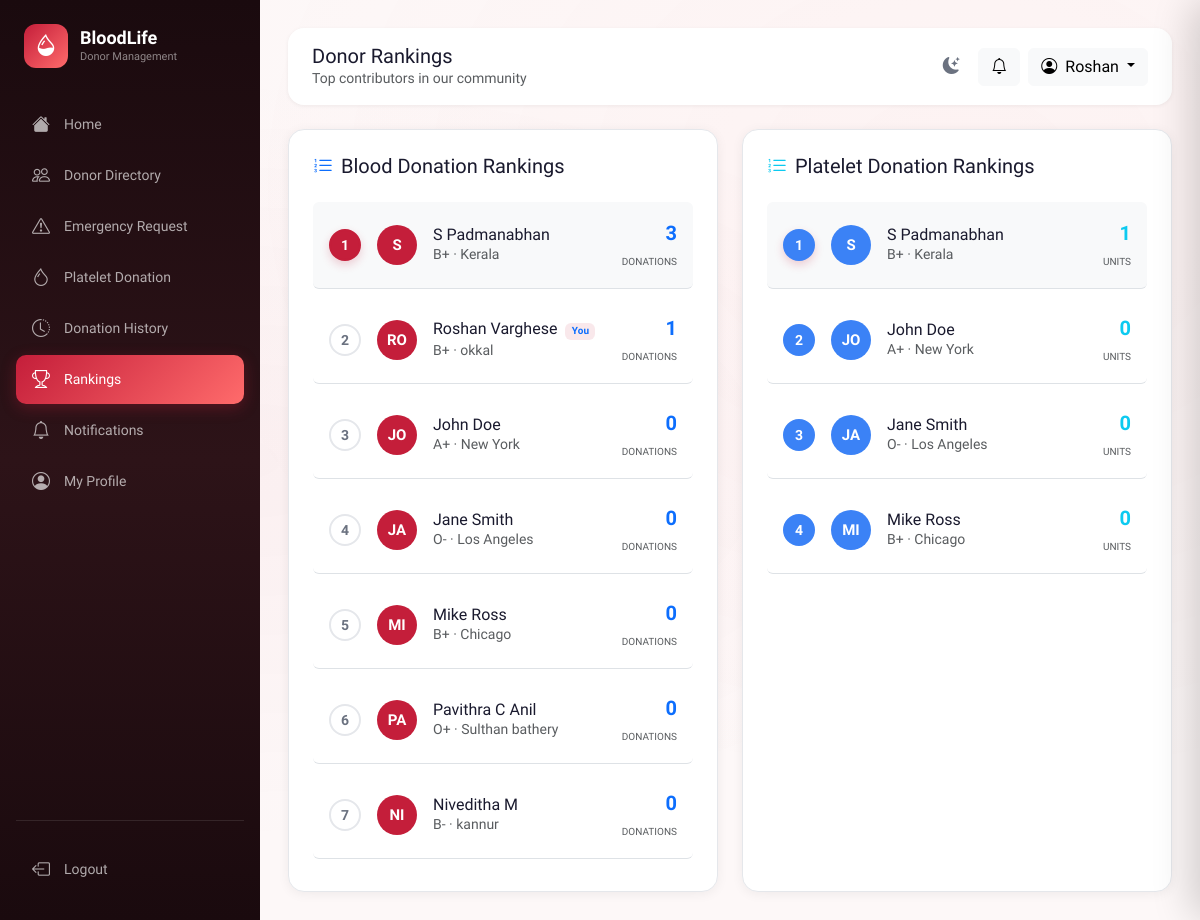
The page /donor/rankings (signed in) on the database its author committed.
### app/models.py (models this page shows, shortened)
class User(UserMixin, db.Model):
    __tablename__ = 'users'
    id = db.Column(db.Integer, primary_key=True)
    name = db.Column(db.String(100), nullable=False)
    email = db.Column(db.String(150), unique=True, nullable=False, index=True)
    password_hash = db.Column(db.String(256), nullable=False)
    role = db.Column(db.String(10), default='user')          # 'user' | 'admin'
    is_active = db.Column(db.Boolean, default=True)
    is_blocked = db.Column(db.Boolean, default=False)
    created_at = db.Column(db.DateTime, default=datetime.utcnow)
    last_login = db.Column(db.DateTime)
    profile = db.relationship('DonorProfile', back_populates='user',
                               uselist=False, cascade='all, delete-orphan')
    blood_requests = db.relationship('BloodRequest', back_populates='requester',
                                      foreign_keys='BloodRequest.user_id',
                                      cascade='all, delete-orphan')
    donation_history = db.relationship('DonationHistory', back_populates='donor',
                                        cascade='all, delete-orphan')
    platelet_donations = db.relationship('PlateletDonation', back_populates='donor',
                                          cascade='all, delete-orphan')
    notifications = db.relationship('Notification', back_populates='user',
                                     cascade='all, delete-orphan')
    eligibility_checks = db.relationship('EligibilityCheck', back_populates='user',
                                          cascade='all, delete-orphan')
    @property
    def is_admin(self):
        return self.role == 'admin'

class DonorProfile(db.Model):
    __tablename__ = 'donor_profiles'
    id = db.Column(db.Integer, primary_key=True)
    user_id = db.Column(db.Integer, db.ForeignKey('users.id'), unique=True, nullable=False)
    phone = db.Column(db.String(20))
    dob = db.Column(db.Date)
    gender = db.Column(db.String(10))
    blood_group = db.Column(db.String(5), index=True)
    weight = db.Column(db.Float)     # kg
    height = db.Column(db.Float)     # cm
    location = db.Column(db.String(200))
    city = db.Column(db.String(100))
    state = db.Column(db.String(100))
    is_available = db.Column(db.Boolean, default=True)
    is_platelet_donor = db.Column(db.Boolean, default=False)
    last_blood_donation = db.Column(db.Date)
    last_platelet_donation = db.Column(db.Date)
    total_blood_donations = db.Column(db.Integer, default=0)
    total_platelet_donations = db.Column(db.Integer, default=0)
    emergency_responses = db.Column(db.Integer, default=0)
    blood_rank_score = db.Column(db.Float, default=0.0)
    platelet_rank_score = db.Column(db.Float, default=0.0)
    updated_at = db.Column(db.DateTime, default=datetime.utcnow, onupdate=datetime.utcnow)
    user = db.relationship('User', back_populates='profile')

### app/donor/routes.py (the view)
@donor.route('/rankings')
@login_required
def rankings():
    blood_leaders = (DonorProfile.query.join(User)
                     .filter(User.is_blocked == False)
                     .order_by(DonorProfile.total_blood_donations.desc())
                     .limit(10).all())
    platelet_leaders = (DonorProfile.query.join(User)
                        .filter(User.is_blocked == False,
                                DonorProfile.is_platelet_donor == True)
                        .order_by(DonorProfile.total_platelet_donations.desc())
                        .limit(10).all())
    unread = Notification.query.filter_by(user_id=current_user.id, is_read=False).count()
    return render_template('donor/rankings.html',
                           blood_leaders=blood_leaders,
                           platelet_leaders=platelet_leaders,
                           unread=unread)

### app/templates/donor/rankings.html (shortened to what this page needs)
{% extends "base.html" %}
{% block page_title %}Donor Rankings{% endblock %}
{% block page_subtitle %}Top contributors in our community{% endblock %}
{% block content %}
<div class="row g-4">
    <div class="col-lg-6">
        <div class="card-custom p-4 h-100">
            <h5 class="mb-4"><i class="bi bi-list-ol me-2 text-primary"></i>Blood Donation Rankings</h5>
            {% if blood_leaders %}
            <div class="ranking-list">
                {% for p in blood_leaders %}
                <div
                    class="d-flex align-items-center gap-3 p-3 rounded mb-2 border-bottom {{ 'bg-light' if loop.first }}">
                    <div class="rank-number-badge {{ 'first' if loop.first }}">
                        {{ loop.index }}
                    </div>
                    <div class="donor-avatar"
                        style="width:40px;height:40px;font-size:15px;background: var(--primary); color: white;">
                        {{ p.user.name[:2].upper() }}
                    </div>
                    <div class="flex-grow-1">
                        <h6 class="mb-0">{{ p.user.name }}
                            {% if current_user.id == p.user_id %}<span class="badge bg-primary-light text-primary ms-1"
                                style="font-size: 10px;">You</span>{% endif %}
                        </h6>
                        <small class="text-muted text-truncate d-block" style="max-width: 180px;">{{ p.blood_group }} ·
                            {{ p.city or p.location }}</small>
                    </div>
                    <div class="text-end">
                        <div class="fw-bold text-primary fs-5">{{ p.total_blood_donations }}</div>
                        <small class="text-muted" style="font-size: 10px; text-transform: uppercase;">Donations</small>
                    </div>
                </div>
                {% endfor %}
            </div>
            {% else %}
            <div class="text-center py-5">
                <i class="bi bi-info-circle text-muted mb-2" style="font-size: 40px; opacity: 0.3;"></i>
                <p class="text-muted">No donation records yet.</p>
            </div>
            {% endif %}
        </div>
    </div>
    <div class="col-lg-6">
        <div class="card-custom p-4 h-100">
            <h5 class="mb-4"><i class="bi bi-list-ol me-2 text-info"></i>Platelet Donation Rankings</h5>
            {% if platelet_leaders %}
            <div class="ranking-list">
                {% for p in platelet_leaders %}
                <div
                    class="d-flex align-items-center gap-3 p-3 rounded mb-2 border-bottom {{ 'bg-light' if loop.first }}">
                    <div class="rank-number-badge {{ 'first' if loop.first }}"
                        style="background: var(--info); color: white; border-color: var(--info);">
                        {{ loop.index }}
                    </div>
                    <div class="donor-avatar"
                        style="width:40px;height:40px;font-size:15px;background: var(--info); color: white;">
                        {{ p.user.name[:2].upper() }}
                    </div>
                    <div class="flex-grow-1">
                        <h6 class="mb-0">{{ p.user.name }}
                        </h6>
                        <small class="text-muted text-truncate d-block" style="max-width: 180px;">{{ p.blood_group }} ·
                            {{ p.city or p.location }}</small>
                    </div>
                    <div class="text-end">
                        <div class="fw-bold text-info fs-5">{{ p.total_platelet_donations }}</div>
                        <small class="text-muted" style="font-size: 10px; text-transform: uppercase;">Units</small>
                    </div>
                </div>
                {% endfor %}
            </div>
            {% else %}
            <div class="text-center py-5">
                <i class="bi bi-info-circle text-muted mb-2" style="font-size: 40px; opacity: 0.3;"></i>
                <p class="text-muted">No platelet records yet.</p>
            </div>
            {% endif %}
        </div>
    </div>
</div>
{% endblock %}

### app/templates/base.html (shortened to what this page needs)
<!DOCTYPE html>
<html lang="en">
<head>
    <link href="https://cdn.jsdelivr.net/npm/bootstrap@5.3.2/dist/css/bootstrap.min.css" rel="stylesheet">
    <link rel="stylesheet" href="https://cdn.jsdelivr.net/npm/bootstrap-icons@1.11.1/font/bootstrap-icons.css">
    <link rel="stylesheet" href="{{ url_for('static', filename='css/style.css') }}">
</head>
<body data-auth="{{ 'true' if current_user.is_authenticated else 'false' }}" >
    <div class="toast-container position-fixed top-0 end-0 p-3" style="z-index:9999;" id="toastContainer"></div>
    {% if current_user.is_authenticated %}
    <aside class="sidebar" id="sidebar">
        <div class="sidebar-logo">
            <div class="sidebar-logo-icon"><i class="bi bi-droplet-half"></i></div>
            <div>
                <h2>BloodLife</h2>
                <span>Donor Management</span>
            </div>
        </div>
        <nav>
            <ul class="list-unstyled">
                <li class="nav-item">
                    <a class="nav-link-custom {% if request.endpoint == 'main.dashboard' %}active{% endif %}"
                        href="{{ url_for('main.dashboard') }}">
                        <i class="bi bi-house-fill"></i><span>Home</span>
                    </a>
                </li>
                <li class="nav-item">
                    <a class="nav-link-custom {% if request.blueprint == 'donor' and 'directory' in request.endpoint %}active{% endif %}"
                        href="{{ url_for('donor.directory') }}">
                        <i class="bi bi-people"></i><span>Donor Directory</span>
                    </a>
                </li>
                <li class="nav-item">
                    <a class="nav-link-custom {% if request.blueprint == 'requests' %}active{% endif %}"
                        href="{{ url_for('requests.index') }}">
                        <i class="bi bi-exclamation-triangle"></i><span>Emergency Request</span>
                        {% set active_count = active_request_count|default(0) %}
                    </a>
                </li>
                <li class="nav-item">
                    <a class="nav-link-custom {% if 'platelet' in request.endpoint|default('') %}active{% endif %}"
                        href="{{ url_for('donor.platelet') }}">
                        <i class="bi bi-droplet"></i><span>Platelet Donation</span>
                    </a>
                </li>
                <li class="nav-item">
                    <a class="nav-link-custom {% if 'history' in request.endpoint|default('') %}active{% endif %}"
                        href="{{ url_for('donor.history') }}">
                        <i class="bi bi-clock-history"></i><span>Donation History</span>
                    </a>
                </li>
                <li class="nav-item">
                    <a class="nav-link-custom {% if 'rankings' in request.endpoint|default('') %}active{% endif %}"
                        href="{{ url_for('donor.rankings') }}">
                        <i class="bi bi-trophy"></i><span>Rankings</span>
                    </a>
                </li>
                <li class="nav-item position-relative">
                    <a class="nav-link-custom {% if 'notifications' in request.endpoint|default('') %}active{% endif %}"
                        href="{{ url_for('requests.notifications') }}">
                        <i class="bi bi-bell"></i><span>Notifications</span>
                        {% set unread = unread|default(0) %}
                    </a>
                </li>
                <li class="nav-item">
                    <a class="nav-link-custom {% if 'profile' in request.endpoint|default('') %}active{% endif %}"
                        href="{{ url_for('donor.profile') }}">
                        <i class="bi bi-person-circle"></i><span>My Profile</span>
                    </a>
                </li>
            </ul>
        </nav>
        <div class="mt-auto pt-4" style="border-top: 1px solid rgba(255,255,255,0.1);">
            <a class="nav-link-custom" href="{{ url_for('auth.logout') }}">
                <i class="bi bi-box-arrow-left"></i><span>Logout</span>
            </a>
        </div>
    </aside>
    <main class="main-content" id="mainContent">
        <div class="header mb-4">
            <div class="header-left">
                <div>
                    <h5 class="mb-0">{% block page_title %}Home{% endblock %}</h5>
                    <p class="text-muted mb-0 small">{% block page_subtitle %}{% endblock %}</p>
                </div>
            </div>
            <div class="d-flex align-items-center gap-2">
                <button class="theme-toggle" id="themeToggleBtn" onclick="toggleTheme()" title="Toggle dark/light mode">
                    <i class="bi bi-moon-stars-fill" id="themeIcon"></i>
                </button>
                <button class="btn btn-light position-relative" id="notifBellBtn" onclick="openNotifDrawer()"
                    title="Notifications">
                    <i class="bi bi-bell" id="bellIcon"></i>
                </button>
                <div class="dropdown">
                    <button class="btn btn-light dropdown-toggle" data-bs-toggle="dropdown">
                        <i class="bi bi-person-circle me-2"></i>{{ current_user.name.split()[0] }}
                    </button>
                </div>
            </div>
        </div>
        {% block content %}{% endblock %}
    </main>
    {% endif %}
</body>
</html>

### rows shown on the page
User: name "Roshan"
DonorProfile: user "S", user.name "S Padmanabhan", blood_group "B+", city "Kerala", total_blood_donations "3", total_platelet_donations "1"
DonorProfile: user "RO", user.name "Roshan Varghese", shows "You", blood_group "B+", city "okkal", total_blood_donations "1"
DonorProfile: user "JO", user.name "John Doe", blood_group "A+", city "New York", total_blood_donations "0", total_platelet_donations "0"
DonorProfile: user "JA", user.name "Jane Smith", blood_group "O-", city "Los Angeles", total_blood_donations "0", total_platelet_donations "0"
DonorProfile: user "MI", user.name "Mike Ross", blood_group "B+", city "Chicago", total_blood_donations "0", total_platelet_donations "0"
DonorProfile: user "PA", user.name "Pavithra C Anil", blood_group "O+", city "Sulthan bathery", total_blood_donations "0"
DonorProfile: user "NI", user.name "Niveditha M", blood_group "B-", city "kannur", total_blood_donations "0"
